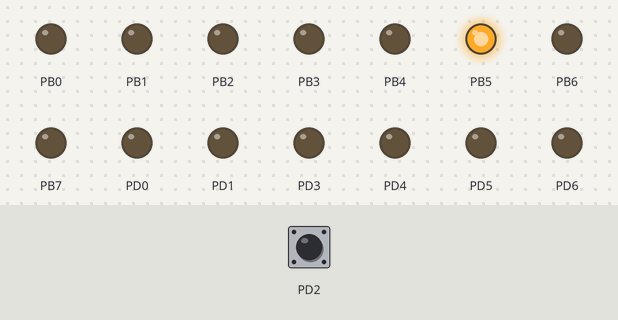
The program below on a simulated ATmega328P, built with avr-gcc and emulated at 16 MHz. On the bench: output pins drawn as LEDs (lit = HIGH). The test bench sets the inputs (shaded band); at power-on: PD2 HIGH.

Above: at 1.2 s.
1.3 s: PD2 pulled LOW for 0.15 s
At 2.6 s:
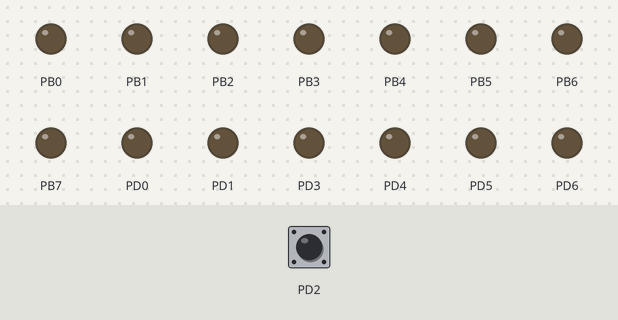
2.9 s: PD2 pulled LOW for 1 s
At 5.1 s:
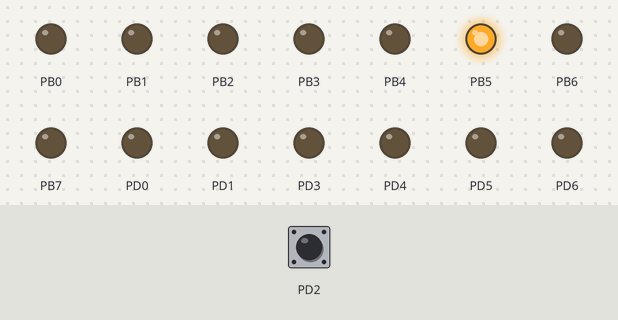
5.4 s: PD2 pulled LOW for 3.2 s
At 10.0 s:
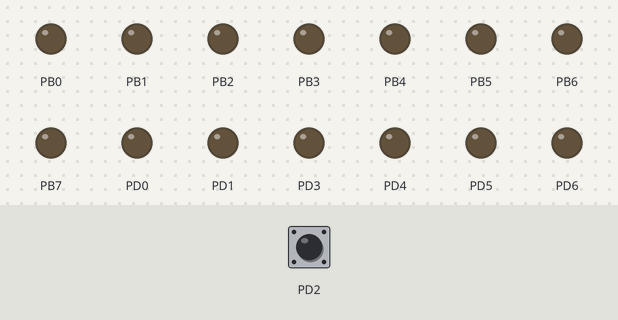
Timing chart, 0 to 11.5 s (numbered marks = the images above; inputs shaded):
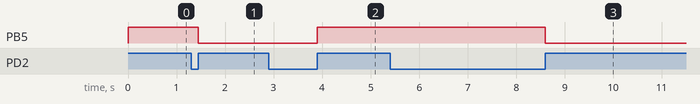

Measured:
- after the input at 1.3 s, PB5: HIGH → LOW after 0.15 s
- after the input at 2.9 s, PB5: LOW → HIGH after 1.0 s
- after the input at 5.4 s, PB5: HIGH → LOW after 3.2 s

The program:

main.c
```c
/*
 * Creado por Vinicio Valbuena
 *
 * REF:
 * http://ww1.microchip.com/downloads/en/DeviceDoc/ATmega48A-PA-88A-PA-168A-PA-328-P-DS-DS40002061A.pdf
 * https://www.arduino.cc/en/Hacking/PinMapping168
 */
#define F_CPU 16000000UL

#include <avr/io.h>
#include <avr/interrupt.h>


void __vector_1 (void) __attribute__ ((signal));

void setup()
{

	DDRB = 0xff;

	DDRD = 0xff ^ (1<<PD2);

	PORTD = 1<<PD2;

	PORTB = 1<<PB5;

	// Desactivar interrupciones globales
	cli();

	// Configurar flanco de subida
	EICRA = (1<<ISC01)|(1<<ISC00);

	// Establecer mascara de bit para INT0
	EIMSK = 1<<INT0;

	// No activar interrupcion al habilitar las interrupciones globales
	EIFR = 1<<INTF0;

	// Activar interrupciones globales
	sei();
}

void __vector_1(void)
{
	PORTB ^= 1<<PB5;
}

void loop()
{
}

int main()
{
	setup();

	for (;;)
	{
		loop();
	}

	return 0;
}
```
